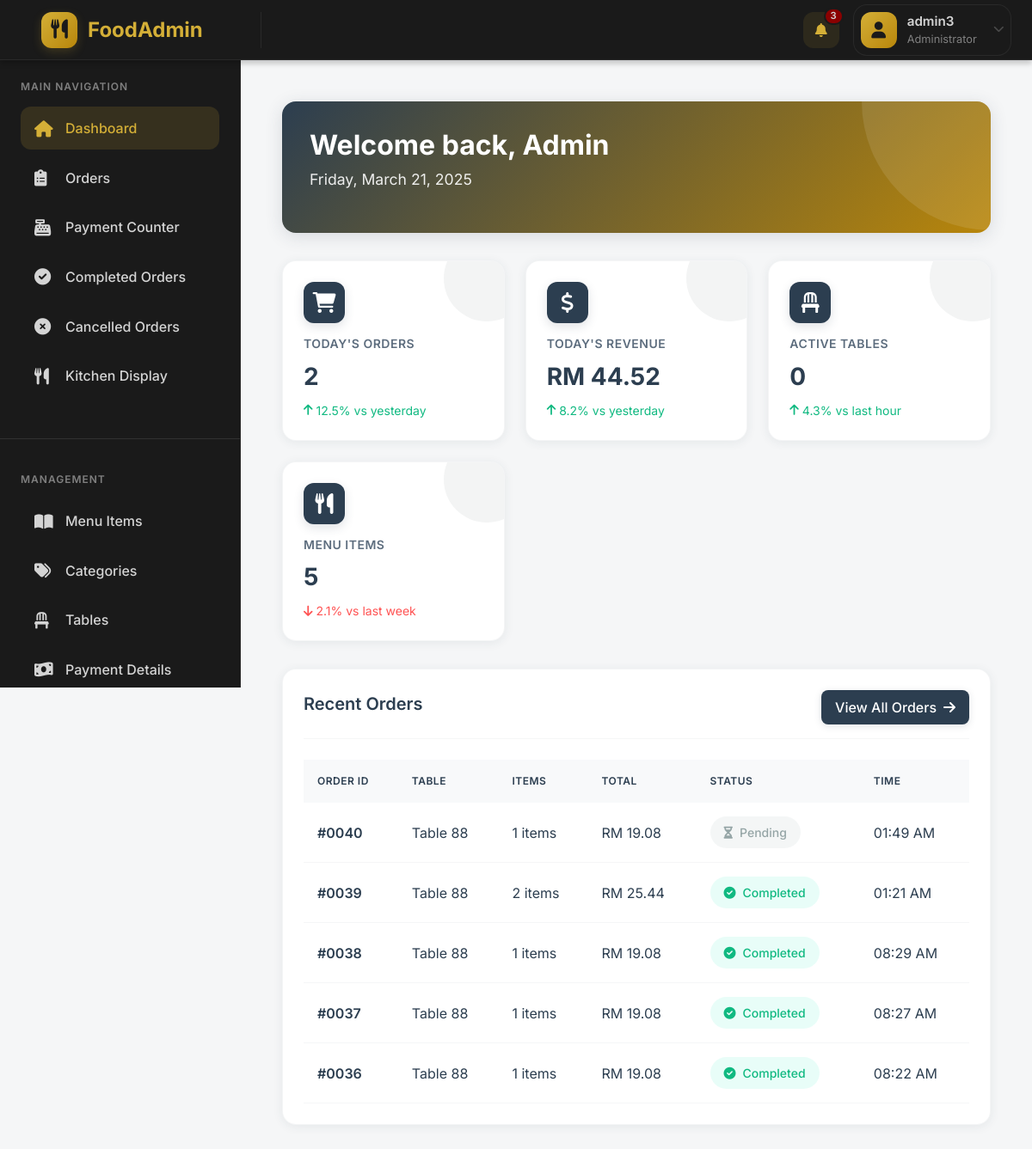
Page /admin/dashboard.php (signed in) on the committed database.
### tables this page shows
CREATE TABLE `orders` (
  `id` int(11) NOT NULL,
  `table_id` int(11) DEFAULT NULL,
  `status` enum('pending','processing','completed','cancelled') DEFAULT 'pending',
  `total_amount` decimal(10,2) DEFAULT 0.00,
  `created_at` timestamp NULL DEFAULT current_timestamp()
);

CREATE TABLE `tables` (
  `id` int(11) NOT NULL,
  `table_number` int(11) NOT NULL,
  `status` enum('active','inactive') DEFAULT 'active',
  `created_at` timestamp NULL DEFAULT current_timestamp()
);

### classes/Dashboard.php (called while the page is built, shortened)
<?php
class Dashboard {
    private $db;
    public function __construct($db) {
        $this->db = $db;
    }
    public function getDashboardData() {
        try {
            $statsQuery = "SELECT
                (SELECT COUNT(*) FROM orders WHERE DATE(created_at) = CURDATE()) as total_orders,
                (SELECT COUNT(*) FROM orders WHERE status = 'completed' AND DATE(created_at) = CURDATE()) as completed_orders,
                (SELECT COUNT(*) FROM orders WHERE status = 'processing' AND DATE(created_at) = CURDATE()) as processing_orders,
                (SELECT COUNT(*) FROM orders WHERE status = 'pending' AND DATE(created_at) = CURDATE()) as pending_orders,
                (SELECT COALESCE(SUM(total_amount), 0) FROM orders WHERE DATE(created_at) = CURDATE()) as total_revenue,
                (SELECT COUNT(*) FROM tables WHERE status = 'occupied') as active_tables,
                (SELECT COUNT(*) FROM menu_items WHERE status = 'available') as total_items";
            $stmt = $this->db->prepare($statsQuery);
            $stmt->execute();
            $stats = $stmt->fetch(PDO::FETCH_ASSOC);
            $ordersQuery = "SELECT
                o.id,
                o.total_amount,
                o.status,
                o.created_at,
                t.table_number as table_name,
                COUNT(oi.id) as item_count
                FROM orders o
                LEFT JOIN tables t ON o.table_id = t.id
                LEFT JOIN order_items oi ON o.id = oi.order_id
                GROUP BY o.id, o.total_amount, o.status, o.created_at, t.table_number
                ORDER BY o.created_at DESC
                LIMIT 5";
            $stmt = $this->db->prepare($ordersQuery);
            $stmt->execute();
            $recentOrders = $stmt->fetchAll(PDO::FETCH_ASSOC);
            return [
                'stats' => $stats,
                'recentOrders' => $recentOrders
            ];
        } catch (PDOException $e) {
            throw new Exception("Error fetching dashboard data: " . $e->getMessage());
        }
    }
}

### admin/dashboard.php (the view, shortened to what this page needs)
<?php
require_once(__DIR__ . '/../classes/Dashboard.php');
$database = new Database();
$db = $database->getConnection();
$dashboard = new Dashboard($db);
$username = $_SESSION['username'] ?? 'Admin';
try {
    $dashboardData = $dashboard->getDashboardData();
    $stats = $dashboardData['stats'];
    $recentOrders = $dashboardData['recentOrders'];
} catch (Exception $e) {
    $error = $e->getMessage();
}
$extra_css = '
<link href="https://cdnjs.cloudflare.com/ajax/libs/font-awesome/6.0.0/css/all.min.css" rel="stylesheet">
<style>
:root {
    --primary: #2C3E50;
    --primary-dark: #1A252F;
    --primary-light: #34495E;
    --success: #10B981;
    --warning: #95A5A6;
    --danger: #FF5252;
    --info: #10B981;
    --surface: #FFFFFF;
    --surface-hover: #F8F9FA;
    --on-surface: #2C3E50;
    --on-surface-medium: #5D6D7E;
    --on-surface-light: #95A5A6;
    --background: #F5F6F7;
}
body {
    font-family: "Inter", sans-serif;
    background: var(--background);
}
.dashboard-wrapper {
    padding: 1.5rem;
}
.welcome-section {
    background: linear-gradient(135deg, var(--primary), var(--primary-dark));
    box-shadow: 0 4px 20px rgba(44, 62, 80, 0.15);
    border-radius: 1rem;
    padding: 2rem;
    margin-bottom: 2rem;
    position: relative;
    overflow: hidden;
    color: white;
}
.welcome-section::before {
    content: "";
    position: absolute;
    top: 0;
    right: 0;
    width: 300px;
    height: 300px;
    transform: translate(50%, -50%);
    z-index: 1;
}
.welcome-content {
    position: relative;
    z-index: 2;
}
.welcome-title {
    font-size: 2rem;
    font-weight: 700;
    margin-bottom: 0.5rem;
}
.welcome-subtitle {
    font-size: 1.1rem;
    opacity: 0.9;
}
.quick-stats {
    display: grid;
    grid-template-columns: repeat(auto-fit, minmax(240px, 1fr));
    gap: 1.5rem;
    margin-bottom: 2rem;
}
.stat-card {
    background: var(--surface);
    box-shadow: 0 2px 12px rgba(44, 62, 80, 0.08);
    border: 1px solid rgba(44, 62, 80, 0.05);
    border-radius: 1rem;
    padding: 1.5rem;
    transition: all 0.3s ease;
    position: relative;
    overflow: hidden;
}
.stat-card:hover {
    transform: translateY(-5px);
    box-shadow: 0 4px 25px rgba(0,0,0,0.1);
}
.stat-card::after {
    content: "";
    position: absolute;
    top: 0;
    right: 0;
    width: 100px;
    height: 100px;
    background: currentColor;
    opacity: 0.05;
    border-radius: 50%;
    transform: translate(30%, -30%);
}
.stat-icon {
    width: 48px;
    height: 48px;
    border-radius: 12px;
    display: flex;
    align-items: center;
    justify-content: center;
    font-size: 1.5rem;
    margin-bottom: 1rem;
    background: var(--primary);
    color: white;
    transition: all 0.3s ease;
    box-shadow: 0 4px 12px rgba(44, 62, 80, 0.15);
}
.stat-card:hover .stat-icon {
    transform: scale(1.1) rotate(10deg);
}
.stat-title {
    font-size: 0.875rem;
    font-weight: 600;
    color: var(--on-surface-medium);
    text-transform: uppercase;
    letter-spacing: 0.5px;
    margin-bottom: 0.5rem;
}
.stat-value {
    font-size: 1.75rem;
    font-weight: 700;
    color: var(--on-surface);
    margin-bottom: 0.5rem;
}
.stat-change {
    font-size: 0.875rem;
    display: flex;
    align-items: center;
    gap: 0.25rem;
}
.stat-change.positive {
    color: var(--success);
}
.stat-change.negative {
    color: var(--danger);
}
.recent-orders-section {
    background: var(--surface);
    box-shadow: 0 2px 12px rgba(44, 62, 80, 0.08);
    border: 1px solid rgba(44, 62, 80, 0.05);
    border-radius: 1rem;
    padding: 1.5rem;
}
.section-header {
    display: flex;
    justify-content: space-between;
    align-items: center;
    margin-bottom: 1.5rem;
    padding-bottom: 1rem;
    border-bottom: 1px solid var(--background);
}
.section-title {
    font-size: 1.25rem;
    font-weight: 600;
    color: var(--on-surface);
}
.view-all-btn {
    padding: 0.5rem 1rem;
    border-radius: 0.5rem;
    background: var(--primary);
    color: white;
    text-decoration: none;
    font-weight: 500;
    transition: all 0.3s ease;
    display: inline-flex;
    align-items: center;
    gap: 0.5rem;
    box-shadow: 0 2px 8px rgba(44, 62, 80, 0.15);
}
.view-all-btn:hover {
    background: var(--primary-dark);
    transform: translateX(5px);
}
.orders-table {
    width: 100%;
    border-collapse: separate;
    border-spacing: 0;
}
.orders-table th {
    padding: 1rem;
    font-weight: 600;
    color: var(--on-surface);
    text-transform: uppercase;
    font-size: 0.75rem;
    letter-spacing: 0.5px;
    background: var(--surface-hover);
}
.orders-table td {
    padding: 1rem;
    color: var(--on-surface);
    border-bottom: 1px solid var(--background);
}
.orders-table tbody tr {
    transition: all 0.3s ease;
}
.orders-table tbody tr:hover {
    background: var(--surface-hover);
    transform: scale(1.01);
}
.order-id {
    font-weight: 600;
    color: var(--primary);
}
.status-badge {
    padding: 0.5rem 1rem;
    border-radius: 2rem;
    font-size: 0.875rem;
    font-weight: 500;
    display: inline-flex;
    align-items: center;
    gap: 0.5rem;
}
.status-badge.completed {
    background: rgba(29, 233, 182, 0.1);
    color: var(--success);
}
.status-badge.processing {
    background: rgba(29, 233, 182, 0.1);
    color: var(--info);
}
.status-badge.pending {
    background: rgba(149, 165, 166, 0.1);
    color: var(--warning);
}
@media (max-width: 768px) {
    .dashboard-wrapper {
        padding: 1rem;
    }
    .welcome-section {
        padding: 1.5rem;
    }
    .welcome-title {
        font-size: 1.5rem;
    }
    .stat-card {
        padding: 1.25rem;
    }
    .orders-table {
        display: block;
        overflow-x: auto;
        -webkit-overflow-scrolling: touch;
    }
    .status-badge {
        padding: 0.35rem 0.75rem;
        font-size: 0.75rem;
    }
}
@media (max-width: 480px) {
    .section-header {
        flex-direction: column;
        gap: 1rem;
        align-items: flex-start;
    }
    .view-all-btn {
        width: 100%;
        justify-content: center;
    }
}
</style>';
?>
<div class="dashboard-wrapper">
    <div class="welcome-section">
        <div class="welcome-content">
            <h1 class="welcome-title">Welcome back, <?php echo htmlspecialchars($username); ?></h1>
            <p class="welcome-subtitle"><?php echo date("l, F j, Y"); ?></p>
        </div>
    </div>
    <div class="quick-stats">
        <div class="stat-card">
            <div class="stat-icon">
                <i class="fas fa-shopping-cart"></i>
            </div>
            <h6 class="stat-title">Today's Orders</h6>
            <div class="stat-value"><?php echo $stats['total_orders'] ?? 0; ?></div>
            <div class="stat-change positive">
                <i class="fas fa-arrow-up"></i>
                <span>12.5% vs yesterday</span>
            </div>
        </div>
        <div class="stat-card">
            <div class="stat-icon">
                <i class="fas fa-dollar-sign"></i>
            </div>
            <h6 class="stat-title">Today's Revenue</h6>
            <div class="stat-value">RM <?php echo number_format($stats['total_revenue'] ?? 0, 2); ?></div>
            <div class="stat-change positive">
                <i class="fas fa-arrow-up"></i>
                <span>8.2% vs yesterday</span>
            </div>
        </div>
        <div class="stat-card">
            <div class="stat-icon">
                <i class="fas fa-chair"></i>
            </div>
            <h6 class="stat-title">Active Tables</h6>
            <div class="stat-value"><?php echo $stats['active_tables'] ?? 0; ?></div>
            <div class="stat-change positive">
                <i class="fas fa-arrow-up"></i>
                <span>4.3% vs last hour</span>
            </div>
        </div>
        <div class="stat-card">
            <div class="stat-icon">
                <i class="fas fa-utensils"></i>
            </div>
            <h6 class="stat-title">Menu Items</h6>
            <div class="stat-value"><?php echo $stats['total_items'] ?? 0; ?></div>
            <div class="stat-change negative">
                <i class="fas fa-arrow-down"></i>
                <span>2.1% vs last week</span>
            </div>
        </div>
    </div>
    <div class="recent-orders-section">
        <div class="section-header">
            <h5 class="section-title">Recent Orders</h5>
            <a href="orders.php" class="view-all-btn">
                View All Orders
                <i class="fas fa-arrow-right"></i>
            </a>
        </div>
        <div class="table-responsive">
            <table class="orders-table">
                <thead>
                    <tr>
                        <th>Order ID</th>
                        <th>Table</th>
                        <th>Items</th>
                        <th>Total</th>
                        <th>Status</th>
                        <th>Time</th>
                    </tr>
                </thead>
                <tbody>
                    <?php foreach ($recentOrders as $order): ?>
                    <tr>
                        <td>
                            <span class="order-id">#<?php echo str_pad($order['id'], 4, '0', STR_PAD_LEFT); ?></span>
                        </td>
                        <td>Table <?php echo htmlspecialchars($order['table_name']); ?></td>
                        <td><?php echo $order['item_count']; ?> items</td>
                        <td>RM <?php echo number_format($order['total_amount'], 2); ?></td>
                        <td>
                            <span class="status-badge <?php echo $order['status']; ?>">
                                <i class="fas fa-<?php
                                    echo match($order['status']) {
                                        'completed' => 'check-circle',
                                        'processing' => 'clock',
                                        'pending' => 'hourglass',
                                        default => 'info-circle'
                                    };
                                ?>"></i>
                                <?php echo ucfirst($order['status']); ?>
                            </span>
                        </td>
                        <td><?php echo date('h:i A', strtotime($order['created_at'])); ?></td>
                    </tr>
                    <?php endforeach; ?>
                </tbody>
            </table>
        </div>
    </div>
</div>
<?php
include 'includes/layout.php';
?>

### admin/includes/layout.php (style rules this page uses)
:root { --primary-color: #7C3AED; --primary-dark: #6D28D9; --primary-light: #8B5CF6; --success-color: #10B981; --warning-color: #F59E0B; --danger-color: #EF4444; --info-color: #3B82F6; --navbar-height: 70px; --sidebar-width: 280px; --body-bg: #F3F4F6; --card-bg: #FFFFFF; --text-primary: #1F2937; --text-secondary: #4B5563; --text-muted: #9CA3AF; --border-color: rgba(124, 58, 237, 0.1); }
body { min-height: 100vh; background: var(--body-bg); padding-top: var(--navbar-height); font-family: 'Inter', sans-serif; }

### admin/includes/navbar.php (style rules this page uses)
:root { --navbar-bg: #1a1a1a; --card-bg: #1a1a1a; --primary-color: #d4af37; --primary-dark: #b8860b; --text-primary: #d4d4d4; --text-secondary: #808080; --text-muted: #4a4a4a; --border-color: rgba(45, 45, 45, 0.8); --danger-color: #8b0000; }

### rows in the picture
orders: id "0040", table.table_number "88", item_count "1", total_amount "19.08", status "Pending", created_at "01:49 AM"
orders: id "0039", table.table_number "88", item_count "2", total_amount "25.44", status "Completed", created_at "01:21 AM"
orders: id "0038", table.table_number "88", item_count "1", total_amount "19.08", status "Completed", created_at "08:29 AM"
orders: id "0037", table.table_number "88", item_count "1", total_amount "19.08", status "Completed", created_at "08:27 AM"
orders: id "0036", table.table_number "88", item_count "1", total_amount "19.08", status "Completed", created_at "08:22 AM"

### other values in the picture
$_SESSION['admin_username'] "admin3"
$username "Admin"
$stats['total_orders'] "2"
$stats['total_revenue'] "44.52"
$stats['active_tables'] "0"
$stats['total_items'] "5"
